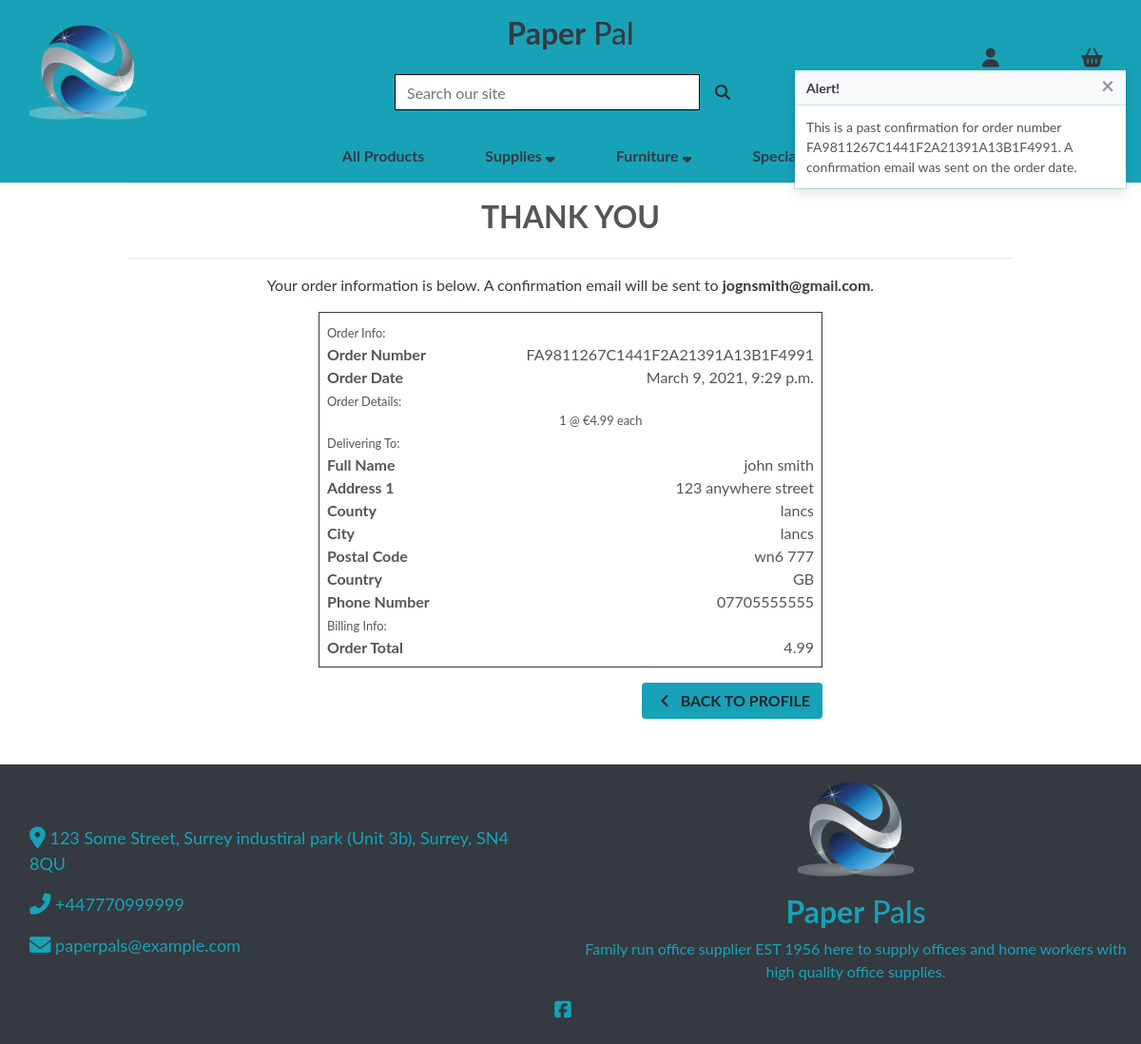
Page /profile/order_history/FA9811267C1441F2A21391A13B1F4991 on the committed database.
### checkout/models.py (models this page shows, shortened)
class Order(models.Model):
    order_number = models.CharField(max_length=32, null=False, editable=False)
    user_profile = models.ForeignKey(UserProfile, on_delete=models.SET_NULL,
                                     null=True, blank=True, related_name='orders')
    full_name = models.CharField(max_length=50, null=False, blank=False)
    email = models.EmailField(max_length=254, null=False, blank=False)
    phone_number = models.CharField(max_length=20, null=False, blank=False)
    country = CountryField(blank_label='Country *', null=False, blank=False)
    postcode = models.CharField(max_length=20, null=True, blank=True)
    city = models.CharField(max_length=40, null=False, blank=False)
    street_address1 = models.CharField(max_length=80, null=False, blank=False)
    street_address2 = models.CharField(max_length=80, null=True, blank=True)
    county = models.CharField(max_length=80, null=True, blank=True)
    date = models.DateTimeField(auto_now_add=True)
    order_total = models.DecimalField(max_digits=10, decimal_places=2,
                                      null=False, default=0)
    original_basket = models.TextField(null=False, blank=False, default='')
    stripe_pid = models.CharField(max_length=254, null=False,
                                  blank=False, default='')

class OrderLineItem(models.Model):
    order = models.ForeignKey(Order, null=False, blank=False,
                              on_delete=models.CASCADE,
                              related_name='lineitems')
    product = models.ForeignKey(Product, null=False, blank=False,
                                on_delete=models.CASCADE)
    quantity = models.IntegerField(null=False, blank=False, default=0)
    lineitem_total = models.DecimalField(max_digits=6, decimal_places=2,
                                         null=False, blank=False,
                                         editable=False)

### products/models.py (models this page shows, shortened)
class Product(models.Model):
    category = models.ForeignKey('Category', null=True, blank=True, on_delete=models.SET_NULL)
    sku = models.CharField(max_length=254, null=True, blank=True)
    name = models.CharField(max_length=254)
    description = models.TextField()
    price = models.DecimalField(max_digits=6, decimal_places=2)
    rating = models.DecimalField(max_digits=6, decimal_places=2, null=True, blank=True)
    image_url = models.URLField(max_length=1024, null=True, blank=True)
    image = models.ImageField(null=True, blank=True)

### profiles/views.py (the view)
# urls.py: path('order_history/<order_number>', views.order_history, name='order_history'),
def order_history(request, order_number):
    order = get_object_or_404(Order, order_number=order_number)
    messages.info(request, (
        f'This is a past confirmation for order number {order_number}. '
        'A confirmation email was sent on the order date.'
    ))
    template = 'checkout/checkout_success.html'
    context = {
        'order': order,
        'from_profile': True,
    }
    return render(request, template, context)

### basket/context.py (called while the page is built, shortened)
def basket_contents(request):
    basket_items = []
    total = 0
    product_count = 0
    basket = request.session.get('basket', {})
    context = {
        'basket_items': basket_items,
        'total': total,
        'product_count': product_count,
    }
    return context

### checkout/templates/checkout/checkout_success.html (shortened to what this page needs)
{% extends "base.html" %}
{% load static %}
{% block page_header %}
<div class="container header-container">
</div>
{% endblock %}
{% block content %}
<div class="container mt-lg-3 footer-down">
    <div class="row text-center">
        <div class="col">
            <hr/>
            <h2 class="text-uppercase font-weight-bold mb-4">Thank You</h2>
            <hr/>
            <p class="text-dark">Your order information is below. A confirmation email will be sent to <strong>{{ order.email }}</strong>.</p>
        </div>
    </div>
    <div class="row justify-content-center">
        <div class="col-12 col-lg-7">
            <div class="order-confirmation-wrapper p-2 border border-dark">
                <div class="row">
                    <div class="col">
                        <small>Order Info:</small>
                    </div>
                </div>
                <div class="row">
                    <div class="col-12 col-md-4">
                        <p class="mb-0 font-weight-bold">Order Number</p>
                    </div>
                    <div class="col-12 col-md-8 text-md-right">
                        <p class="mb-0">{{ order.order_number }}</p>
                    </div>
                </div>
                <div class="row">
                    <div class="col-12 col-md-4">
                        <p class="mb-0 font-weight-bold">Order Date</p>
                    </div>
                    <div class="col-12 col-md-8 text-md-right">
                        <p class="mb-0">{{ order.date }}</p>
                    </div>
                </div>
                <div class="row">
                    <div class="col">
                        <small>Order Details:</small>
                    </div>
                </div>
                {% for item in order.lineitems.all %}
                <div class="row">
                    <div class="col-12 col-md-8 text-md-right">
                        <p class="small mb-0">{{ item.quantity }} @ €{{ item.product.price }} each</p>
                    </div>
                </div>
                {% endfor %}
                <div class="row">
                    <div class="col">
                        <small>Delivering To:</small>
                    </div>
                </div>
                <div class="row">
                    <div class="col-12 col-md-4">
                        <p class="mb-0 font-weight-bold">Full Name</p>
                    </div>
                    <div class="col-12 col-md-8 text-md-right">
                        <p class="mb-0">{{ order.full_name }}</p>
                    </div>
                </div>
                <div class="row">
                    <div class="col-12 col-md-4">
                        <p class="mb-0 font-weight-bold">Address 1</p>
                    </div>
                    <div class="col-12 col-md-8 text-md-right">
                        <p class="mb-0">{{ order.street_address1 }}</p>
                    </div>
                </div>
                {% if order.county %}
                <div class="row">
                    <div class="col-12 col-md-4">
                        <p class="mb-0 font-weight-bold">County</p>
                    </div>
                    <div class="col-12 col-md-8 text-md-right">
                        <p class="mb-0">{{ order.county }}</p>
                    </div>
                </div>
                {% endif %}
                <div class="row">
                    <div class="col-12 col-md-4">
                        <p class="mb-0 font-weight-bold">City</p>
                    </div>
                    <div class="col-12 col-md-8 text-md-right">
                        <p class="mb-0">{{ order.city }}</p>
                    </div>
                </div>
                {% if order.postcode %}
                <div class="row">
                    <div class="col-12 col-md-4">
                        <p class="mb-0 font-weight-bold">Postal Code</p>
                    </div>
                    <div class="col-12 col-md-8 text-md-right">
                        <p class="mb-0">{{ order.postcode }}</p>
                    </div>
                </div>
                {% endif %}
                <div class="row">
                    <div class="col-12 col-md-4">
                        <p class="mb-0 font-weight-bold">Country</p>
                    </div>
                    <div class="col-12 col-md-8 text-md-right">
                        <p class="mb-0">{{ order.country }}</p>
                    </div>
                </div>
                <div class="row">
                    <div class="col-12 col-md-4">
                        <p class="mb-0 font-weight-bold">Phone Number</p>
                    </div>
                    <div class="col-12 col-md-8 text-md-right">
                        <p class="mb-0">{{ order.phone_number }}</p>
                    </div>
                </div>
                <div class="row">
                    <div class="col">
                        <small>Billing Info:</small>
                    </div>
                </div>
                <div class="row">
                    <div class="col-12 col-md-4">
                        <p class="mb-0 font-weight-bold">Order Total</p>
                    </div>
                    <div class="col-12 col-md-8 text-md-right">
                        <p class="mb-0">{{ order.order_total }}</p>
                    </div>
                </div>
            </div>
        </div>
    </div>
    <div class="row justify-content-center">
        <div class="col-12 col-lg-7 text-right">
            {% if from_profile %}
            <a href="" class="btn bg-info mt-3 mb-5">
                <span class="icon">
                    <i class="fas fa-angle-left"></i>
                </span>
                <span class="text-uppercase font-weight-bold">Back to Profile</span>
            </a>
            {% endif %}
        </div>
    </div>
</div>
{% endblock %}

### static/css/base.css (style rules this page uses)
html { height: 100%; }
body { background-color: #ffffff; background-size: cover; height: calc(100vh - 164px); color: #555; font-family: 'Lato'; }
.icon { align-items: center; display: inline-flex; justify-content: center; height: 1.5rem; width: 1.5rem; }
.footer-down { min-height: calc(100vh - 440px); }
@media (min-width: 1200px) { .container { max-width: 80%; } }
@media (min-width: 992px) { .header-container { padding-top: 160px; } }

### rows in the picture
Order: email "jognsmith@gmail.com", order_number "FA9811267C1441F2A21391A13B1F4991", date "March 9, 2021, 9:29 p.m.", full_name "john smith", street_address1 "123 anywhere street", county "lancs", city "lancs", postcode "wn6 777", country "GB", phone_number "07705555555", order_total "4.99"
OrderLineItem: quantity "1", product.price "4.99"

### other values in the picture
{{ message }} "This is a past confirmation for order number FA9811267C1441F2A21391A13B1F4991. A confirmation email was sent on the order date."
